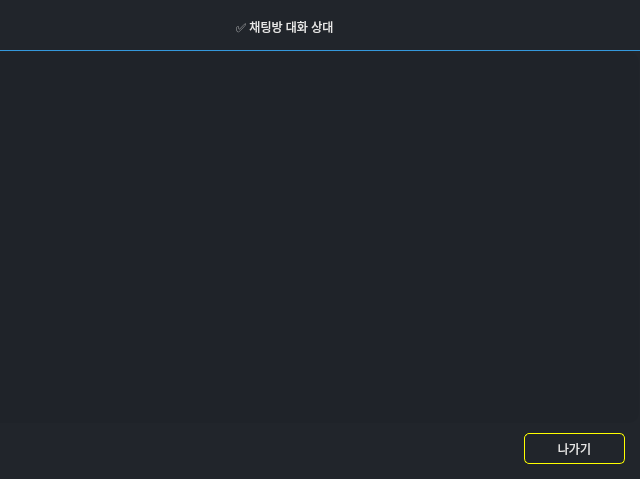
<?xml version="1.0" encoding="UTF-8"?>
<ui version="4.0">
 <class>Dialog</class>
 <widget class="QDialog" name="Dialog">
  <property name="geometry">
   <rect>
    <x>0</x>
    <y>0</y>
    <width>640</width>
    <height>479</height>
   </rect>
  </property>
  <property name="windowTitle">
   <string>Dialog</string>
  </property>
  <property name="styleSheet">
   <string notr="true">QPushButton#dialog_btn_exit {
    border-style: solid;
    border-width: 1px;
    border-color: rgb(255, 255, 255);
    border-radius: 5px;
    padding: 5px 10px;
    color: white;
}


QPushButton#dialog_btn_exit:hover {
    background-color: rgba(70, 130, 180, 1);
}

QPushButton#dialog_btn_exit:pressed {
    background-color: rgba(25, 25, 112, 1);
}</string>
  </property>
  <widget class="QLabel" name="dialog_label_titleback">
   <property name="geometry">
    <rect>
     <x>0</x>
     <y>0</y>
     <width>641</width>
     <height>481</height>
    </rect>
   </property>
   <property name="styleSheet">
    <string notr="true">background-color: rgb(33, 37, 43);</string>
   </property>
   <property name="text">
    <string/>
   </property>
  </widget>
  <widget class="QLabel" name="dialog_label_title">
   <property name="geometry">
    <rect>
     <x>236</x>
     <y>19</y>
     <width>141</width>
     <height>16</height>
    </rect>
   </property>
   <property name="styleSheet">
    <string notr="true">font: 600 11pt &quot;Segoe UI Variable Small Semibol&quot;;
color: rgb(232, 232, 232);</string>
   </property>
   <property name="text">
    <string>✅ 채팅방 대화 상대</string>
   </property>
  </widget>
  <widget class="QLabel" name="dialog_label_top_line">
   <property name="geometry">
    <rect>
     <x>0</x>
     <y>0</y>
     <width>641</width>
     <height>51</height>
    </rect>
   </property>
   <property name="styleSheet">
    <string notr="true">border-radius: 0px;
border-bottom: 1px solid #3498db;</string>
   </property>
   <property name="text">
    <string/>
   </property>
  </widget>
  <widget class="QTreeView" name="dialog_treeview_user">
   <property name="geometry">
    <rect>
     <x>-2</x>
     <y>52</y>
     <width>641</width>
     <height>371</height>
    </rect>
   </property>
   <property name="styleSheet">
    <string notr="true">background-color: rgb(31, 35, 41);
border-top-right-radius: 10px;
border-bottom-right-radius: 10px;
color: rgb(231, 231, 231);
font: 600 15pt &quot;Segoe UI Variable Small Semibol&quot;;</string>
   </property>
  </widget>
  <widget class="QPushButton" name="dialog_btn_exit">
   <property name="geometry">
    <rect>
     <x>524</x>
     <y>433</y>
     <width>101</width>
     <height>31</height>
    </rect>
   </property>
   <property name="styleSheet">
    <string notr="true">font: 600 9pt &quot;Segoe UI Variable Small Semibol&quot;;
border: 1px solid yellow;
color: rgb(232, 232, 232);

</string>
   </property>
   <property name="text">
    <string>나가기</string>
   </property>
  </widget>
  <zorder>dialog_label_titleback</zorder>
  <zorder>dialog_label_top_line</zorder>
  <zorder>dialog_label_title</zorder>
  <zorder>dialog_treeview_user</zorder>
  <zorder>dialog_btn_exit</zorder>
 </widget>
 <resources/>
 <connections/>
</ui>
